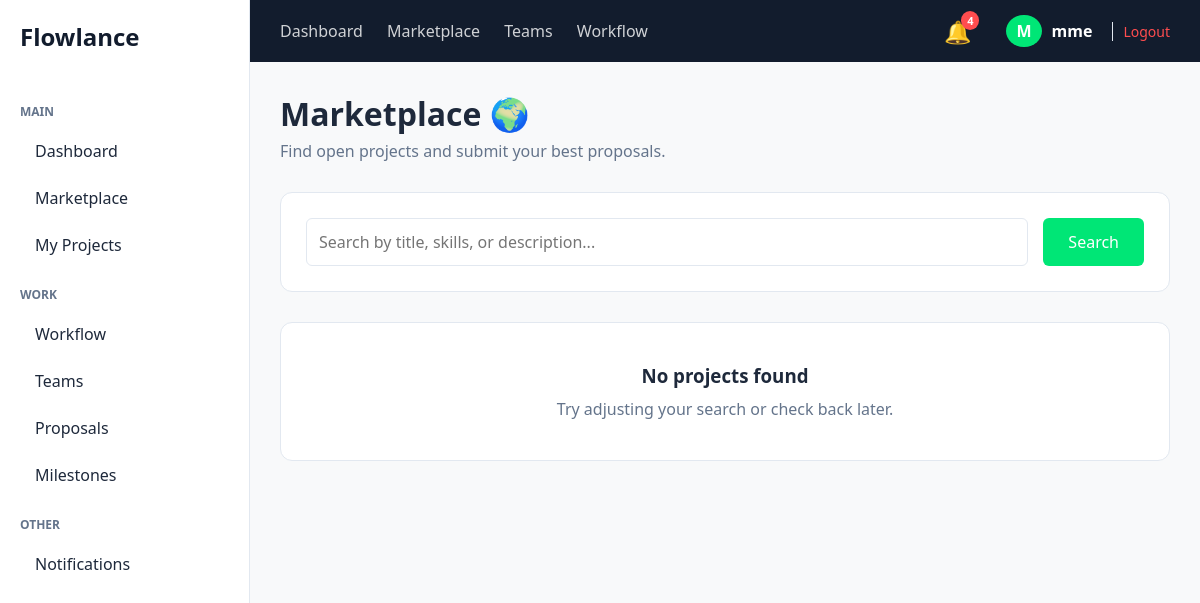
/marketplace/ (signed in), run on an earlier commit of the app's database.
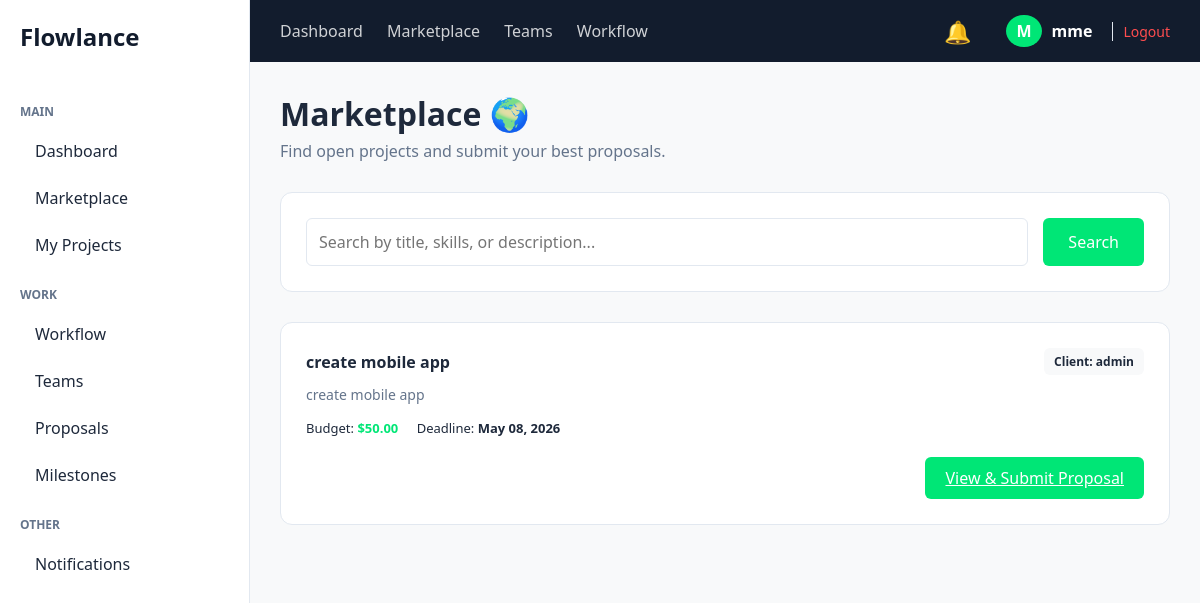
And on a later commit of the database.
### apps/projects/models.py (models this page shows, shortened)
class Project(models.Model):
    STATUS_CHOICES = (
        ('OPEN', 'Open'),
        ('IN_PROGRESS', 'In Progress'),
        ('COMPLETED', 'Completed'),
    )
    client = models.ForeignKey(settings.AUTH_USER_MODEL, on_delete=models.CASCADE, related_name='projects')
    title = models.CharField(max_length=255)
    description = models.TextField()
    budget = models.DecimalField(max_digits=10, decimal_places=2)
    deadline = models.DateField()
    status = models.CharField(max_length=20, choices=STATUS_CHOICES, default='OPEN')
    skills_required = TaggableManager()
    created_at = models.DateTimeField(auto_now_add=True)
    updated_at = models.DateTimeField(auto_now=True)

### apps/users/models.py (models this page shows, shortened)
class User(AbstractUser):
    ROLE_CHOICES = (
        ('CLIENT', 'Client'),
        ('FREELANCER', 'Freelancer'),
        ('TEAM_LEADER', 'Team Leader'),
        ('TEAM_MEMBER', 'Team Member'),
    )
    role = models.CharField(max_length=20, choices=ROLE_CHOICES, default='CLIENT')
    profile_picture = models.ImageField(upload_to='profiles/', null=True, blank=True)
    bio = models.TextField(blank=True, null=True)
    skills = models.CharField(max_length=255, blank=True, null=True)

### apps/projects/views.py (the view)
# urls.py: path('marketplace/', views.marketplace_view, name='marketplace'),
@login_required(login_url='users:login')
def marketplace_view(request):
    query = request.GET.get('q', '')
    projects = get_all_open_projects(query)
    return render(request, 'projects/marketplace.html', {'projects': projects, 'query': query})

### apps/projects/context_processors.py (called while the page is built)
def notifications_processor(request):
    user = request.user if request.user.is_authenticated else User.objects.first()
    if user:
        unread_count = Notification.objects.filter(user=user, is_read=False).count()
        return {'unread_notifications_count': unread_count}
    return {'unread_notifications_count': 0}

### apps/projects/services.py (called while the page is built)
def get_all_open_projects(query=None):
    projects = Project.objects.filter(status='OPEN').order_by('-created_at')
    if query: projects = projects.filter(Q(title__icontains=query) | Q(description__icontains=query)).distinct()
    return projects

### templates/projects/marketplace.html (shortened to what this page needs)
{% extends 'base.html' %}
{% block content %}
<div class="dashboard-header" style="margin-bottom: 30px;">
    <h1>Marketplace 🌍</h1>
    <p style="color: var(--text-muted); margin-top: 5px;">Find open projects and submit your best proposals.</p>
</div>
<div class="project-card" style="margin-bottom: 30px;">
    <form method="GET" style="display: flex; gap: 15px;">
        <input type="text" name="q" value="{{ query }}" placeholder="Search by title, skills, or description..." style="flex: 1; padding: 12px; border: 1px solid var(--border-color); border-radius: 6px; font-size: 16px;">
        <button type="submit" class="btn-primary" style="padding: 12px 25px; font-size: 16px;">Search</button>
    </form>
</div>
<div class="content-grid" style="grid-template-columns: 1fr;">
    {% for project in projects %}
    <div class="project-card">
        <div class="project-header">
            <h4>{{ project.title }}</h4>
            <span style="font-size: 12px; font-weight: bold; background-color: var(--bg-light); padding: 5px 10px; border-radius: 6px;">Client: {{ project.client.username }}</span>
        </div>
        <p class="project-desc">{{ project.description }}</p>
        <div class="project-meta">
            <span>Budget: <strong style="color: var(--primary-green);">${{ project.budget }}</strong></span>
            <span>Deadline: <strong>{{ project.deadline|date:"M d, Y" }}</strong></span>
        </div>
        <div class="project-actions">
            <a href="{% url 'projects:project_detail' project.id %}" class="btn-primary" style="padding: 10px 20px;">View & Submit Proposal</a>
        </div>
    </div>
    {% empty %}
    <div style="text-align: center; padding: 40px; background-color: var(--white); border-radius: 12px; border: 1px solid var(--border-color);">
        <h3 style="color: var(--text-dark); margin-bottom: 10px;">No projects found</h3>
        <p style="color: var(--text-muted);">Try adjusting your search or check back later.</p>
    </div>
    {% endfor %}
</div>
{% endblock %}

### templates/base.html (shortened to what this page needs)
<!DOCTYPE html>
<html lang="en" dir="ltr">
<head>
    {% load static %}
    <link rel="stylesheet" href="{% static 'css/style.css' %}">
</head>
<body>
    <div class="app-container">
        <aside class="sidebar">
            <div class="logo">
                <h2>Flowlance</h2>
            </div>
            <nav class="sidebar-menu">
                <p class="menu-label">MAIN</p>
                <a href="{% url 'projects:dashboard' %}">Dashboard</a>
                <a href="{% url 'projects:marketplace' %}">Marketplace</a>
                <a href="#">My Projects</a>
                <p class="menu-label">WORK</p>
                <a href="#">Workflow</a>
                <a href="{% url 'projects:teams' %}">Teams</a>
                <a href="#">Proposals</a>
                <a href="#">Milestones</a>
                <p class="menu-label">OTHER</p>
                <a href="{% url 'projects:notifications_list' %}">Notifications</a>
            </nav>
        </aside>
        <div class="main-content">
            <header class="top-navbar">
                <div class="nav-links">
                    <a href="{% url 'projects:dashboard' %}">Dashboard</a>
                    <a href="{% url 'projects:marketplace' %}">Marketplace</a>
                    <a href="{% url 'projects:teams' %}">Teams</a>
                    <a href="#">Workflow</a>
                </div>
                <div class="user-actions">
                    <a href="{% url 'projects:notifications_list' %}" style="position: relative; text-decoration: none; margin-right: 15px;">
                        <span class="notification-icon" style="font-size: 22px;">🔔</span>
                        {% if unread_notifications_count > 0 %}
                        <span style="position: absolute; top: -5px; right: -8px; background-color: #ff4d4f; color: white; border-radius: 50%; padding: 2px 6px; font-size: 11px; font-weight: bold;">{{ unread_notifications_count }}</span>
                        {% endif %}
                    </a>
                    <div class="user-profile" style="display: flex; align-items: center; gap: 10px;">
                        <span class="avatar">{{ request.user.username|make_list|first|upper }}</span>
                        <span class="username" style="font-weight: bold;">{{ request.user.username }}</span>
                        <a href="{% url 'users:logout' %}" style="color: #ff4d4f; text-decoration: none; font-size: 14px; margin-left: 10px; border-left: 1px solid var(--border-color); padding-left: 10px;">Logout</a>
                    </div>
                </div>
            </header>
            <main class="page-content">
                {% block content %}
                {% endblock %}
            </main>
        </div>
    </div>
</body>
</html>

What changed in the data, as far as the page shows it:
added Project: title "create mobile app", client.username "admin", description "create mobile app", budget "50.00", deadline "May 08, 2026"
Also different on the page:
{{ unread_notifications_count }}: "4" → (not shown)
text no longer shown: "No projects found Try adjusting your search or check back later."
